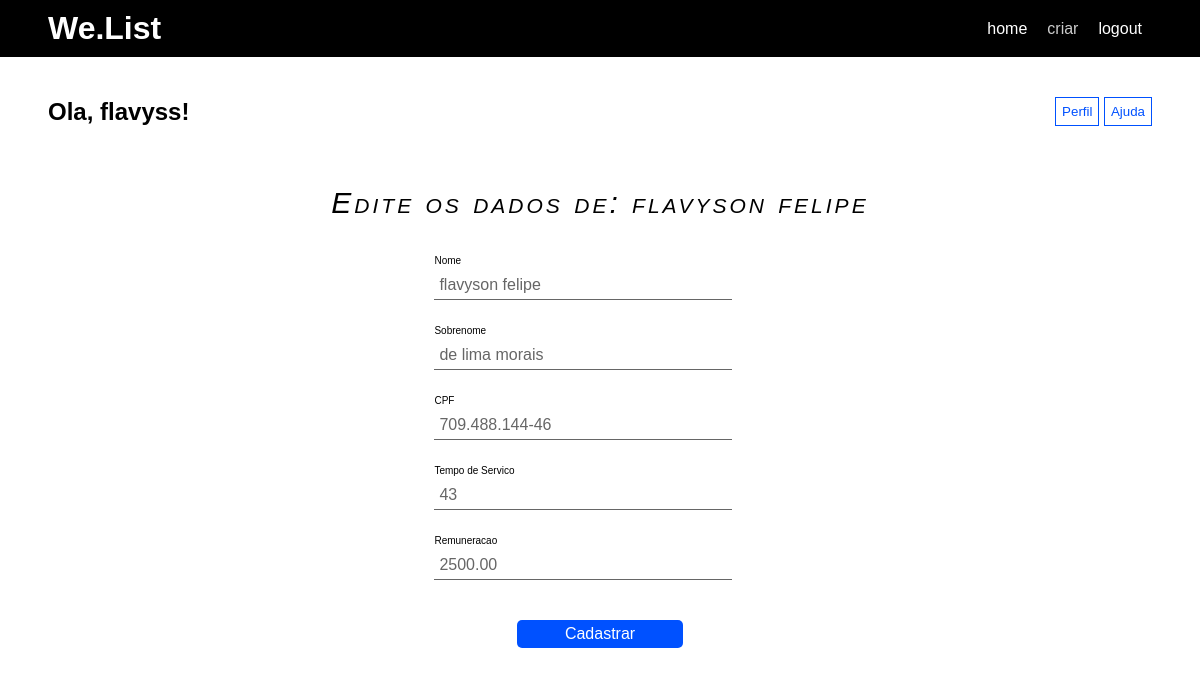
The page /update/4 (signed in) on the database its author committed.
### website/models.py (models this page shows, shortened)
class Funcionario(models.Model):
    nome = models.CharField(max_length=255, null=False, blank=False)
    sobrenome = models.CharField(max_length=255, null=False, blank=False)
    cpf= models.CharField(max_length=14, null=False, blank=False)
    tempo_de_servico = models.IntegerField(default=0, null=False, blank=False)
    remuneracao = models.DecimalField(max_digits=8, decimal_places=2, null=False, blank=False)
    cdp = models.CharField(max_length=255, null=False, blank=False, default='')
    objects = models.Manager()

### website/views.py (the view, shortened to what this page needs)
# urls.py: path('update/<int:id>', views.update, name='update'),
@login_required(login_url="/login/")
def update(request, id):
    user=request.user
    funcionario = Funcionario.objects.get(id=id)
    if request.method == 'GET':
        return render(request, 'update/update.html', {'user': user, 'funcionario': funcionario})

### website/templates/update/update.html (shortened to what this page needs)
<!DOCTYPE html>
<html lang="pt-br">
<head>
    {% load static %}
    <link rel="stylesheet" href="{% static 'css/style.css' %}">
    <link rel="stylesheet" href="{% static 'css/create.css' %}">
</head>
<body>
    <header>
        <div class="container">
            <div class="logo">
                <h1>We.List</h1>
            </div>
            <nav class="menu_desktop">
                <ul>
                    <li><a href="{% url 'home' %}">home</a></li>
                    <li><a href="{% url 'create' %}" class="ativo">criar</a></li>
                    <li><a href="{% url 'logout_view' %}">logout</a></li>
                </ul>
            </nav>
        </div>
    </header>
    <section>
        <div class="container">
            <div class="user">
                <div class="name">
                    <h1>Ola, {{user.username}}!</h1>
                </div>
                <div class="options">
                    <a href=""><button>Perfil</button></a>
                    <a href=""><button>Ajuda</button></a>
                </div>
            </div>
            <form action="{% url 'update' funcionario.id %}" method="POST">
                    <h1>Edite os dados de: {{funcionario.nome}}</h1>
                <div class="w100">
                    <p>Nome</p>
                    <input type="text" name="nome" value="{{funcionario.nome}}">
                </div>
                <div class="w100">
                    <p>Sobrenome</p>
                    <input type="text" name="sobrenome" value="{{funcionario.sobrenome}}">
                </div>
                <div class="w100">
                    <p>CPF</p>
                    <input type="text" name="cpf" value="{{funcionario.cpf}}">
                </div>
                <div class="w100">
                    <p>Tempo de Servico</p>
                    <input type="text" name="tempo" value="{{funcionario.tempo_de_servico}}">
                </div>
                <div class="w100">
                    <p>Remuneracao</p>
                    <input type="text" name="remuneracao" value="{{funcionario.remuneracao}}">
                </div>
                <div class="w100s">
                    <input type="submit" value="Cadastrar">
                </div>
            </form>
        </div>
    </section>
</body>
</html>

### website/static/css/style.css (style rules this page uses)
:root { --bl: #000; --wt: #fff; --cc: #ccc; --mm: #666; --bb: rgb(0, 81, 255); }
* { box-sizing: border-box; margin: 0; padding: 0; font-family: 'Lucida Sans', 'Lucida Sans Regular', 'Lucida Grande', 'Lucida Sans Unicode', Geneva, Verdana, sans-serif; }
html, body { height: 100%; }
.container { width: 100%; max-width: 1300px; margin: 0 auto; padding: 0 4%; }
header { padding: 10px 0; background-color: var(--bl); color: #fff; }
header > .container { display: flex; align-items: center; justify-content: space-between; }
header .menu_desktop ul { display: flex; justify-content: space-between; list-style: none;t }
header .menu_desktop ul li { margin: 0 10px; }
header .menu_desktop ul li a { text-decoration: none; color: var(--wt); }
header .menu_desktop ul li a:hover, header .menu_desktop ul li .ativo { color: var(--cc); }
section form { width: 100%; margin: 40px 0; display: flex; flex-direction: column; align-items: center; justify-content: center; }
section form h1 { margin: 20px 0; font-size: 30px; font-weight: lighter; font-variant: small-caps; font-style: italic; letter-spacing: 3px; }
section form .w100, section form .w100s { width: 30%; margin: 10px auto; }
section form .w100s { text-align: center; }
section form p { margin: 5px 0; font-size: 10px; }
section form input { width: 90%; outline: none; padding: 5px; font-size: 16px; border-left: none; border-right: none; border-top: none; border-bottom: 1px solid var(--mm); color: var(--mm); transition: 1s; }
section form .w100s input { width: 50%; outline: none; padding: 5px; font-size: 16px; cursor: pointer; border-radius: 5px; border: none; color: var(--wt); background-color: var(--bb); transition: 1s; margin: 20px 0; }

### website/static/css/create.css (style rules this page uses)
.user { margin: 40px 0 0 0; display: flex; align-items: center; justify-content: space-between; }
.user .options button { padding: 6px; border: 1px solid var(--bb); color: var(--bb); background-color: transparent; cursor: pointer; transition: 1s; }

### rows shown on the page
Funcionario: nome "flavyson felipe", sobrenome "de lima morais", cpf "709.488.144-46", tempo "43", remuneracao "2500.00"

### other values the page prints
{{ user.username }} "flavyss"
